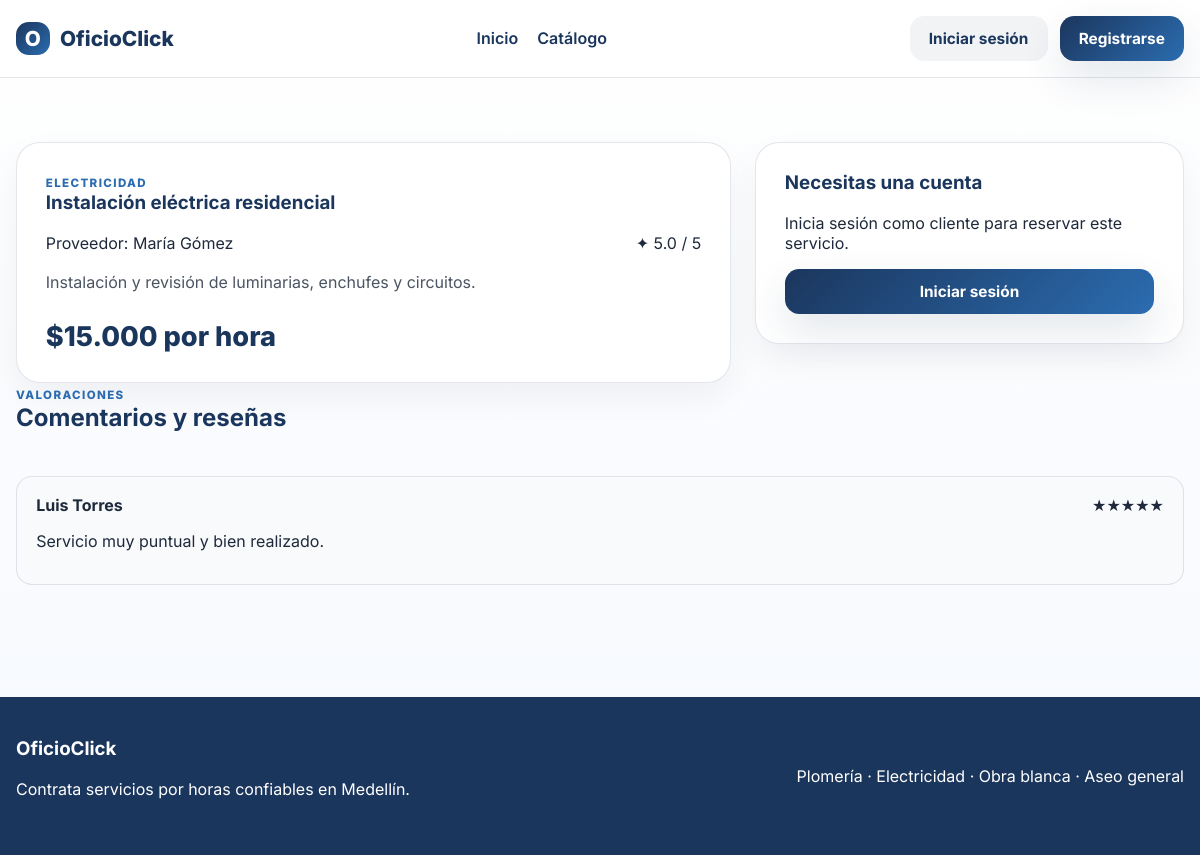
The page /index.php?page=service&id=2 on the database its author committed.
### tables this page shows
CREATE TABLE IF NOT EXISTS `servicio` (
  `id` INT UNSIGNED NOT NULL AUTO_INCREMENT,
  `trabajador_id` INT UNSIGNED NOT NULL,
  `categoria_id` INT UNSIGNED NOT NULL,
  `titulo` VARCHAR(150) NOT NULL,
  `descripcion` TEXT NOT NULL,
  `precio` DECIMAL(10,2) NOT NULL,
  `estado` ENUM('activo','inactivo') NOT NULL DEFAULT 'activo',
  `disponible` TINYINT(1) NOT NULL DEFAULT 1,
  `created_at` TIMESTAMP NOT NULL DEFAULT CURRENT_TIMESTAMP,
  `updated_at` TIMESTAMP NOT NULL DEFAULT CURRENT_TIMESTAMP ON UPDATE CURRENT_TIMESTAMP,
  PRIMARY KEY (`id`),
  KEY `idx_servicio_trabajador` (`trabajador_id`),
  KEY `idx_servicio_categoria` (`categoria_id`),
  CONSTRAINT `chk_servicio_precio` CHECK (`precio` > 0),
  CONSTRAINT `fk_servicio_trabajador` FOREIGN KEY (`trabajador_id`) REFERENCES `usuario` (`id`),
  CONSTRAINT `fk_servicio_categoria` FOREIGN KEY (`categoria_id`) REFERENCES `categoria` (`id`)
);

CREATE TABLE IF NOT EXISTS `categoria` (
  `id` INT UNSIGNED NOT NULL AUTO_INCREMENT,
  `nombre` VARCHAR(80) NOT NULL,
  PRIMARY KEY (`id`),
  UNIQUE KEY `uq_categoria_nombre` (`nombre`)
);

CREATE TABLE IF NOT EXISTS `usuario` (
  `id` INT UNSIGNED NOT NULL AUTO_INCREMENT,
  `rol_id` INT UNSIGNED NOT NULL,
  `nombre` VARCHAR(100) NOT NULL,
  `apellido` VARCHAR(100) NOT NULL,
  `email` VARCHAR(150) NOT NULL,
  `telefono` VARCHAR(40) DEFAULT NULL,
  `documento_identidad` VARCHAR(30) DEFAULT NULL,
  `direccion` VARCHAR(255) DEFAULT NULL,
  `password_hash` VARCHAR(255) NOT NULL,
  `estado` ENUM('activo','inactivo','pendiente') NOT NULL DEFAULT 'activo',
  `created_at` TIMESTAMP NOT NULL DEFAULT CURRENT_TIMESTAMP,
  `updated_at` TIMESTAMP NOT NULL DEFAULT CURRENT_TIMESTAMP ON UPDATE CURRENT_TIMESTAMP,
  PRIMARY KEY (`id`),
  UNIQUE KEY `uq_usuario_email` (`email`),
  UNIQUE KEY `uq_usuario_documento` (`documento_identidad`),
  KEY `idx_usuario_rol` (`rol_id`),
  CONSTRAINT `fk_usuario_rol` FOREIGN KEY (`rol_id`) REFERENCES `rol` (`id`)
);

CREATE TABLE IF NOT EXISTS `calificacion` (
  `id` INT UNSIGNED NOT NULL AUTO_INCREMENT,
  `reserva_id` INT UNSIGNED NOT NULL,
  `cliente_id` INT UNSIGNED NOT NULL,
  `trabajador_id` INT UNSIGNED NOT NULL,
  `estrellas` TINYINT UNSIGNED NOT NULL,
  `comentario` TEXT DEFAULT NULL,
  `created_at` TIMESTAMP NOT NULL DEFAULT CURRENT_TIMESTAMP,
  PRIMARY KEY (`id`),
  UNIQUE KEY `uq_calificacion_reserva` (`reserva_id`),
  KEY `idx_calificacion_cliente` (`cliente_id`),
  KEY `idx_calificacion_trabajador` (`trabajador_id`),
  CONSTRAINT `chk_calificacion_estrellas` CHECK (`estrellas` BETWEEN 1 AND 5),
  CONSTRAINT `fk_calificacion_reserva` FOREIGN KEY (`reserva_id`) REFERENCES `reserva` (`id`),
  CONSTRAINT `fk_calificacion_cliente` FOREIGN KEY (`cliente_id`) REFERENCES `usuario` (`id`),
  CONSTRAINT `fk_calificacion_trabajador` FOREIGN KEY (`trabajador_id`) REFERENCES `usuario` (`id`)
);

### public/index.php (called while the page is built, shortened)
<?php
$page = $_GET['page'] ?? 'home';
$viewData = [];
switch ($page) {
    case 'service':
        $serviceId = (int) ($_GET['id'] ?? 0);
        $service = fetchServiceById($serviceId);
        $viewData['reviews'] = fetchReviewsForService($serviceId);
        break;
}
include __DIR__ . '/../views/layouts/base.php';

### app/helpers.php (called while the page is built, shortened)
<?php
function dbConnection(): ?mysqli
{
    static $connection = null;
    if (is_object($connection) && $connection instanceof mysqli) {
        return $connection;
    }
    try {
        $connection = @mysqli_connect(DB_HOST, DB_USER, DB_PASS, DB_NAME, DB_PORT);
    } catch (Throwable $e) {
        $connection = null;
        return null;
    }
    mysqli_set_charset($connection, 'utf8mb4');
    return $connection;
}
function e(string $value): string
{
    return htmlspecialchars($value ?? '', ENT_QUOTES, 'UTF-8');
}
function isLoggedIn(): bool
{
    return isset($_SESSION['user']['id']);
}
function fetchServiceById(int $id): ?array
{
    $db = dbConnection();
    $stmt = mysqli_prepare($db, 'SELECT s.*, c.nombre AS category_name, u.nombre AS worker_name, u.apellido AS worker_lastname, u.email AS worker_email, u.telefono AS worker_phone
        FROM servicio s
        INNER JOIN categoria c ON c.id = s.categoria_id
        INNER JOIN usuario u ON u.id = s.trabajador_id
        WHERE s.id = ? LIMIT 1');
    mysqli_stmt_bind_param($stmt, 'i', $id);
    mysqli_stmt_execute($stmt);
    $result = mysqli_stmt_get_result($stmt);
    $service = mysqli_fetch_assoc($result);
    return $service ?: null;
}
function getAverageRating(int $serviceId): float
{
    $db = dbConnection();
    $stmt = mysqli_prepare($db, 'SELECT AVG(c.estrellas) AS rating FROM calificacion c INNER JOIN reserva r ON r.id = c.reserva_id WHERE r.servicio_id = ?');
    mysqli_stmt_bind_param($stmt, 'i', $serviceId);
    mysqli_stmt_execute($stmt);
    $result = mysqli_stmt_get_result($stmt);
    $row = mysqli_fetch_assoc($result);
    return (float) ($row['rating'] ?? 0);
}
function fetchReviewsForService(int $serviceId): array
{
    $db = dbConnection();
    $stmt = mysqli_prepare($db, 'SELECT c.*, u.nombre, u.apellido FROM calificacion c INNER JOIN usuario u ON u.id = c.cliente_id INNER JOIN reserva r ON r.id = c.reserva_id WHERE r.servicio_id = ? ORDER BY c.created_at DESC');
    mysqli_stmt_bind_param($stmt, 'i', $serviceId);
    mysqli_stmt_execute($stmt);
    $result = mysqli_stmt_get_result($stmt);
    $rows = [];
    while ($row = mysqli_fetch_assoc($result)) {
        $rows[] = $row;
    }
    return $rows;
}
function formatMoney(float $amount): string
{
    return '$' . number_format($amount, 0, ',', '.');
}

### views/service-detail.php (the view)
<section class="section">
    <div class="container detail-layout">
        <article class="detail-card">
            <span class="eyebrow"><?php echo e($service['category_name']); ?></span>
            <h1><?php echo e($service['titulo']); ?></h1>
            <div class="detail-meta">
                <span>Proveedor: <?php echo e($service['worker_name'] . ' ' . $service['worker_lastname']); ?></span>
                <span>✦ <?php echo number_format(getAverageRating((int) $service['id']), 1); ?> / 5</span>
            </div>
            <p><?php echo e($service['descripcion']); ?></p>
            <div class="detail-price"><?php echo formatMoney((float) $service['precio']); ?> por hora</div>
        </article>
        <?php if (isLoggedIn() && $_SESSION['user']['role'] === 'Cliente'): ?>
            <aside class="booking-card">
                <h3>Reservar servicio</h3>
                <form method="post" action="index.php">
                    <input type="hidden" name="action" value="reserve-service">
                    <input type="hidden" name="service_id" value="<?php echo (int) $service['id']; ?>">
                    <label>
                        Fecha
                        <input type="date" name="reservation_date" min="<?php echo date('Y-m-d'); ?>" required>
                    </label>
                    <label>
                        Hora
                        <input type="time" name="reservation_time" required>
                    </label>
                    <button class="btn btn-primary btn-block" type="submit">Solicitar reserva</button>
                </form>
            </aside>
        <?php else: ?>
            <aside class="booking-card">
                <h3>Necesitas una cuenta</h3>
                <p>Inicia sesión como cliente para reservar este servicio.</p>
                <a class="btn btn-primary btn-block" href="index.php?page=login">Iniciar sesión</a>
            </aside>
        <?php endif; ?>
    </div>
    <div class="container reviews-block">
        <div class="section-header">
            <div>
                <span class="eyebrow">Valoraciones</span>
                <h2>Comentarios y reseñas</h2>
            </div>
        </div>
        <?php if (empty($reviews)): ?>
            <div class="empty-state">
                <p>Aún no hay reseñas para este servicio.</p>
            </div>
        <?php else: ?>
            <div class="review-list">
                <?php foreach ($reviews as $review): ?>
                    <article class="review-item">
                        <div class="review-top">
                            <strong><?php echo e($review['nombre'] . ' ' . $review['apellido']); ?></strong>
                            <span><?php echo str_repeat('★', (int) $review['estrellas']); ?><?php echo str_repeat('☆', 5 - (int) $review['estrellas']); ?></span>
                        </div>
                        <p><?php echo e($review['comentario']); ?></p>
                    </article>
                <?php endforeach; ?>
            </div>
        <?php endif; ?>
    </div>
</section>

### public/assets/css/styles.css (style rules this page uses)
:root { --navy: #1B365D; --blue: #2B6CB0; --green: #16A34A; --amber: #D97706; --red: #DC2626; --dark: #1E293B; --white: #FFFFFF; --muted: #F8FAFC; --text: #1E293B; --border: rgba(27, 54, 93, 0.12); --shadow: 0 18px 42px rgba(27, 54, 93, 0.12); }
* { box-sizing: border-box; }
html { scroll-behavior: smooth; }
body { margin: 0; font-family: 'Inter', sans-serif; background: linear-gradient(180deg, #ffffff 0%, #f5f8fd 100%); color: var(--text); }
a { color: var(--blue); text-decoration: none; }
.container { width: min(1180px, calc(100% - 2rem)); margin: 0 auto; }
h1, h2, h3, h4 { margin-top: 0; color: var(--navy); }
.eyebrow { display: inline-block; text-transform: uppercase; letter-spacing: 0.12em; font-size: 0.72rem; font-weight: 800; color: var(--blue); }
.hero p, .detail-card p, .product-card p { color: rgba(30, 41, 59, 0.8); line-height: 1.7; }
.btn { border: none; border-radius: 0.9rem; padding: 0.8rem 1.2rem; font-weight: 700; cursor: pointer; transition: all 0.2s ease; display: inline-flex; align-items: center; justify-content: center; font-size: 0.96rem; }
.btn-primary { background: linear-gradient(135deg, var(--navy), var(--blue)); color: var(--white); box-shadow: var(--shadow); }
.btn-block { width: 100%; }
.section { padding: 4rem 0; }
.section-header { display: flex; justify-content: space-between; align-items: end; margin-bottom: 1.5rem; }
.product-top, .detail-meta, .review-top { display: flex; justify-content: space-between; align-items: center; gap: 0.8rem; }
.detail-layout { display: grid; grid-template-columns: 1.5fr 0.9fr; gap: 1.5rem; align-items: start; }
.detail-card, .booking-card, .auth-card, .panel-card { background: var(--white); border: 1px solid var(--border); border-radius: 1.5rem; padding: 1.8rem; box-shadow: 0 15px 35px rgba(15, 23, 42, 0.05); }
.detail-price { margin-top: 1.5rem; font-size: 1.7rem; font-weight: 800; color: var(--navy); }
.review-list { display: grid; gap: 1rem; }
.review-item { background: rgba(248,250,252,0.8); border: 1px solid var(--border); border-radius: 1rem; padding: 1.1rem 1.2rem; }

### rows shown on the page
servicio: categoria.nombre "ELECTRICIDAD", titulo "Instalación eléctrica residencial", trabajador.apellido "María Gómez", descripcion "Instalación y revisión de luminarias, enchufes y circuitos.", precio "$15.000"
calificacion: cliente.apellido "Luis Torres", estrellas "★★★★★", comentario "Servicio muy puntual y bien realizado."

### other values the page prints
getAverageRating((int) $service['id']) "5.0"
